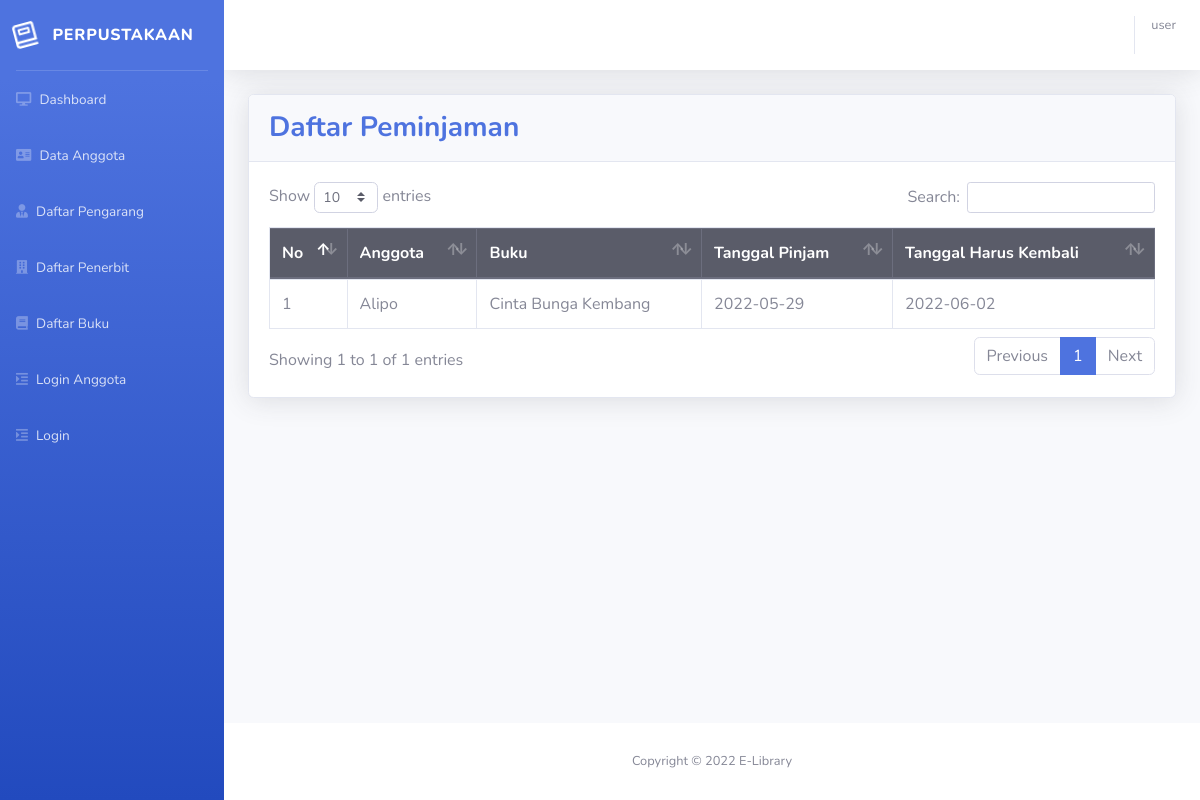
/pinjam.php, run on the app's committed database.
### tables this page shows
CREATE TABLE `pinjam` (
  `id` int(11) NOT NULL,
  `idagt` varchar(10) NOT NULL,
  `kdbuku` varchar(10) NOT NULL,
  `tglp` date NOT NULL,
  `tglhk` date NOT NULL
);

CREATE TABLE `anggota` (
  `id` int(11) NOT NULL,
  `idagt` varchar(10) NOT NULL,
  `nama` varchar(40) NOT NULL,
  `password` varchar(40) NOT NULL,
  `t4lahir` varchar(40) NOT NULL,
  `tglhr` date NOT NULL,
  `jkel` varchar(11) NOT NULL,
  `alamat` varchar(40) NOT NULL
);

CREATE TABLE `buku` (
  `id` int(11) NOT NULL,
  `kdbuku` varchar(15) NOT NULL,
  `judul` varchar(100) NOT NULL,
  `tahun` varchar(4) NOT NULL,
  `jumlah` int(5) NOT NULL,
  `idpeng` int(11) NOT NULL,
  `idpen` int(11) NOT NULL
);

### pinjam.php (the view, shortened to what this page needs)
<?php
include 'header.php';
?>
<div class="container-fluid">
    <div class="card shadow mb-4">
        <div class="card-header py-3">
            <h3 class="m-0 font-weight-bold text-primary">
                Daftar Peminjaman
            </h3>
        </div>
        <div class="card-body">
            <div class="table-responsive">
                <table class="table table-bordered" id="dataTable" width="100%" cellspacing="0">
                <thead class="thead-dark">
                        <tr>
                            <th>No</th>
                            <th>Anggota</th>
                            <th>Buku</th>
                            <th>Tanggal Pinjam</th>
                            <th>Tanggal Harus Kembali</th>
                        </tr>
                    </thead>
                    <tbody>
                        <?php $no = 1;
                        $row = mysqli_query($conn,"SELECT a.id, a.tglp, a.tglhk, b.nama, c.judul FROM pinjam a, anggota b, buku c WHERE a.idagt=b.idagt AND a.kdbuku=c.kdbuku ");
                        while ($data = mysqli_fetch_assoc($row)) : ?>
                        <tr >
                            <td><?= $no; ?></td>
                            <td><?= $data["nama"]; ?></td>
                            <td><?= $data["judul"]; ?></td>
                            <td><?= $data["tglp"]; ?></td>
                            <td><?= $data["tglhk"]; ?></td>
                        </tr>
                        <?php $no++; ?>
                        <?php endwhile; ?>
                    </tbody>
                </table>
            </div>
        </div>
    </div>
</div>
</div>
<?php include 'footer.php'; ?>

### data on the page
pinjam: anggota.nama "Alipo", buku.judul "Cinta Bunga Kembang", tglp "2022-05-29", tglhk "2022-06-02"

### other printed values
$nama "user"
